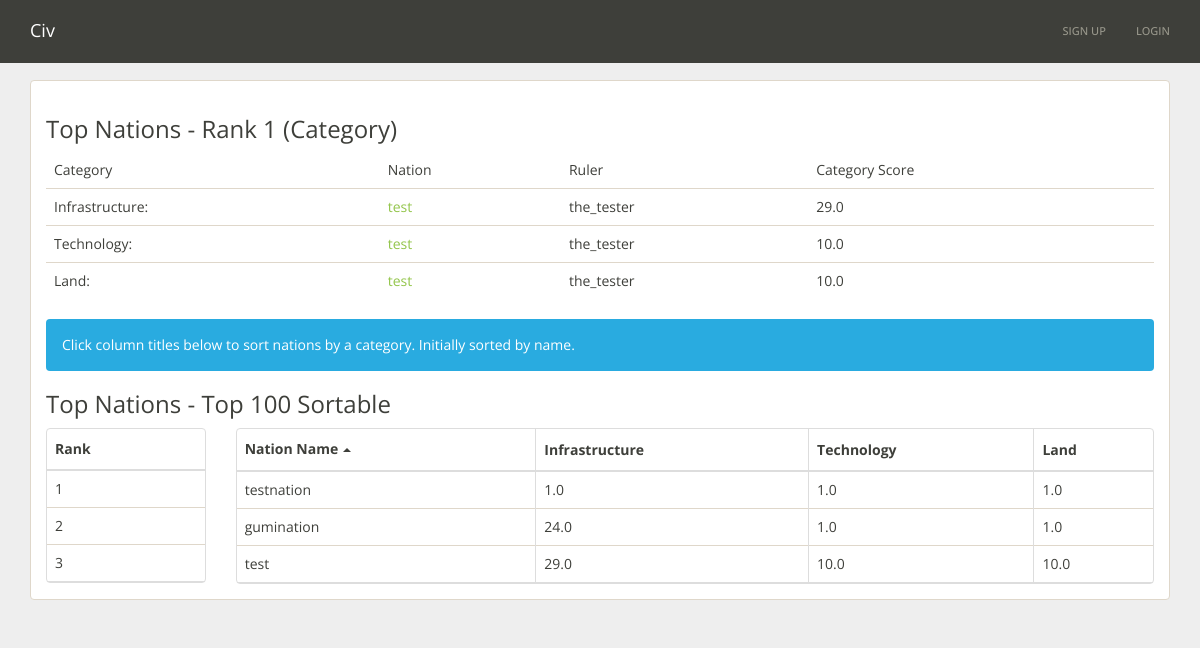
/rank/, run on the app's committed database.
### nations/models.py (models this page shows)
class Nation(models.Model):
    user = models.OneToOneField(User)
    nation_name = models.CharField(max_length=30)
    funds = models.DecimalField(default=10000.00, max_digits=19, decimal_places=2)
    government = models.CharField(max_length=30, default='Democratic')
    religion = models.CharField(max_length=30, default='None')
    infrastructure = models.FloatField(default=1.00)
    technology = models.FloatField(default=1.00)
    land = models.FloatField(default=1.00)
    resource1 = models.CharField(max_length=200)
    resource2 = models.CharField(max_length=200)
    peaceful = models.BooleanField(default=False)
    paid_bills = models.DateField()
    collect_taxes = models.DateField()
    tax_rate = models.IntegerField(default=20)
    citizens = models.IntegerField(default=1)

### nations/views.py (the view)
# urls.py: url(r'^rank/$', views.rankNationView.as_view(), name='rank'),
class rankNationView(DetailView):
	def get(self,request):
		rank1 = {'infrastructure': Nation.objects.order_by('infrastructure').reverse()[0], 'technology': Nation.objects.order_by('technology').reverse()[0], 'land': Nation.objects.order_by('land').reverse()[0]}
		nations = Nation.objects.order_by('infrastructure')[0:100]
		print len(nations)
		nation_count = range(1,len(nations)+1)
		return render_to_response('nations/nation_rank.html',{'nations': nations, 'nation_count': nation_count, 'rank1': rank1},RequestContext(request))

### nations/static/templates/nations/nation_rank.html
{% extends "base.html" %}
{% block content %}
<div class="container">
	<div class="panel panel-default">
	    <div class="panel-body">
		    <h3>Top Nations - Rank 1 (Category)</h3>
		    <table class="table">
			    <thead>
				    <tr>
					    <td>Category</td>
					    <td>Nation</td>
					    <td>Ruler</td>
						<td>Category Score</td>
				    </tr>
			    </thead>
			    <tbody>
				    <tr>
						<td>Infrastructure:</td>
						<td><a href="/nation/{{top.infrastructure.id}}">{{rank1.infrastructure.nation_name}}</a></td>
						<td>{{rank1.infrastructure.user.username}}</td>
						<td>{{rank1.infrastructure.infrastructure}}</td>
					</tr>
					<tr>
						<td>Technology:</td>
						<td><a href="/nation/{{top.technology.id}}">{{rank1.technology.nation_name}}</a></td>
						<td>{{rank1.technology.user.username}}</td>
						<td>{{rank1.technology.technology}}</td>
					</tr>
					<tr>
						<td>Land:</td>
						<td><a href="/nation/{{top.infrastructure.id}}">{{rank1.land.nation_name}}</a></td>
						<td>{{rank1.land.user.username}}</td>
						<td>{{rank1.land.land}}</td>
					</tr>
				</tbody>
		    </table>
		    <div class="alert alert-info" role="alert">Click column titles below to sort nations by a category. Initially sorted by name.</div>
		    <h3>Top Nations - Top 100 Sortable</h3>
	    	<div class="row">
	    		<div class="col-sm-2">
	    			<table data-toggle="table">
	    				<thead>
	    					<tr>
	    						<th>Rank</th>
	    					</tr>
	    				</thead>
	    				<tbody>
		    				{% for count in nation_count %}
		    				<tr>
		    					<td>{{count}}</td>
		    				</tr>
		    				{% endfor %}
		    			</tbody>
	    			</table>
	    		</div>
	    		<div class="col-sm-10">
			    	<table data-toggle="table" data-sort-name="name" data-sort-order="asc">
						<thead>
				    		<tr>
					    		<th data-field="name" data-sortable="true">Nation Name</th>
					    		<th data-field="infrastructure" data-sortable="true">Infrastructure</th>
					    		<th data-field="technology" data-sortable="true">Technology</th>
					    		<th data-field="land" data-sortable="true">Land</th>
				    		</tr>
						</thead>
						<tbody>
				    		{% for nation in nations %}
							<tr>
								<td>{{nation.nation_name}}</td>
								<td>{{nation.infrastructure}}</td>
								<td>{{nation.technology}}</td>
								<td>{{nation.land}}</td>
							</tr>
							{% endfor %}
						</tbody>
					</table>
				</div>
			</div>
		</div>
	</div>
</div>
{% endblock %}

### nations/static/css/style.css (style rules this page uses)
body { padding-top: 80px; background-color: #eee; font-family: 'Open Sans', sans-serif!important; }

### data on the page
Nation: infrastructure.nation_name "test", infrastructure.user.username "the_tester", infrastructure.infrastructure "29.0", technology.nation_name "test", technology.user.username "the_tester", technology.technology "10.0", land.nation_name "test", land.user.username "the_tester", land.land "10.0", nation_name "test", infrastructure "29.0", technology "10.0", land "10.0"
Nation: nation_name "testnation", infrastructure "1.0", technology "1.0", land "1.0"
Nation: nation_name "gumination", infrastructure "24.0", technology "1.0", land "1.0"

### other printed values
{{ count }} "1" "2" "3"
